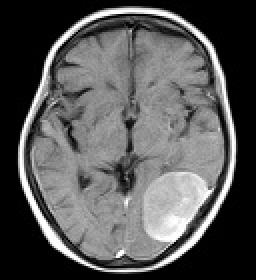
#> input picture tst2.jpg, 128 x 140 px (shown 2 times larger)
$ python 'Firefly Contrast Adjustment.py'
#> lines starting #> are read from the running program, lines starting #| are printed output that depends on the picture; long printed decimals are rounded
import numpy as np
import matplotlib.pyplot as plt
from skimage import io, img_as_float, exposure

class FireflyAlgorithm:
    def __init__(self, n_fireflies=10, max_iter=50, alpha=0.2, beta=1, gamma=1):
        self.n_fireflies = n_fireflies
        self.max_iter = max_iter
        self.alpha = alpha  # Mutation Coefficient
        self.beta = beta  # Attraction Coefficient Base Value
        self.gamma = gamma  # Light Absorption Coefficient

    def optimize(self, initial_params, objective_function):
        # Initialize fireflies randomly
        fireflies = np.random.uniform(low=0.5, high=2.0, size=(self.n_fireflies, len(initial_params)))
        intensities = np.array([objective_function(f) for f in fireflies])

        for t in range(self.max_iter):
            print(f"Iteration {t + 1}/{self.max_iter}: Best Cost = {intensities.min()}")
            for i in range(self.n_fireflies):
                for j in range(self.n_fireflies):
                    if intensities[j] < intensities[i]:
                        distance = np.linalg.norm(fireflies[i] - fireflies[j])
                        beta_attraction = self.beta * np.exp(-self.gamma * (distance ** 2))
                        mutation = self.alpha * (np.random.uniform(-0.1, 0.1, len(initial_params)))

                        fireflies[i] += beta_attraction * (fireflies[j] - fireflies[i]) + mutation
                        fireflies[i] = np.clip(fireflies[i], 0.5, 2.0)  # Clip to reasonable parameter range

                        intensities[i] = objective_function(fireflies[i])

            self.alpha *= 0.98  # Damping mutation coefficient

        best_firefly_idx = np.argmin(intensities)
        return fireflies[best_firefly_idx]

# Objective function for contrast adjustment
def objective_function(params):
    gamma, gain = params
    adjusted = exposure.adjust_gamma(test_image, gamma=gamma, gain=gain)
    return -np.var(adjusted)  # Maximize variance for better contrast

# Main function to apply Firefly Algorithm for image contrast enhancement
def enhance_contrast_with_firefly(image_path, n_fireflies=10, max_iter=100, alpha=0.2, beta=1, gamma=1):
    # Load the image
#> called with image_path = 'tst2.jpg', n_fireflies = 10, max_iter = 100, alpha = 0.2, beta = 1, gamma = 1
    image = img_as_float(io.imread(image_path))
#> image: shape (140, 128, 3) float64; min 0, max 1, mean 0.343
    if len(image.shape) == 3:  # Convert to grayscale if it's a color image
        image = np.mean(image, axis=2)
#> image: shape (140, 128) float64

    global test_image  # Set the test image globally for the objective function
    test_image = image

    # Initialize Firefly Algorithm
    fa = FireflyAlgorithm(n_fireflies=n_fireflies, max_iter=max_iter, alpha=alpha, beta=beta, gamma=gamma)

    # Optimize parameters for gamma adjustment
    initial_params = [1.0, 1.0]  # Initial gamma and gain
    best_params = fa.optimize(initial_params, objective_function)
#> in objective_function, `adjusted = exposure.adjust_gamma(test_image, gamma=gamma, gain=gain)`:
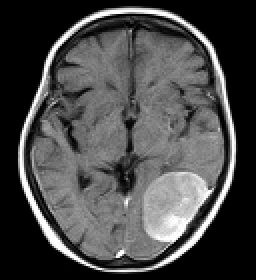
#> adjusted: shape (140, 128) float64 (shown 2 times larger); min 0, max 1.57, mean 0.455; drawn with min black and max white
#> in objective_function (call 5), `gamma, gain = params`: gamma = 1.95; gain = 1.08
#> in objective_function (call 5), `adjusted = exposure.adjust_gamma(test_image, gamma=gamma, gain=gain)`:
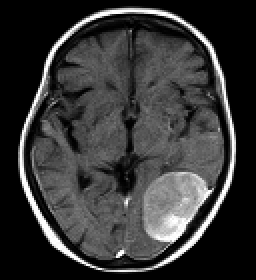
#> adjusted: shape (140, 128) float64 (shown 2 times larger); min 0, max 1.08, mean 0.232; drawn with min black and max white
#> in objective_function (call 8), `gamma, gain = params`: gamma = 0.607; gain = 0.631
#> in objective_function (call 8), `adjusted = exposure.adjust_gamma(test_image, gamma=gamma, gain=gain)`:
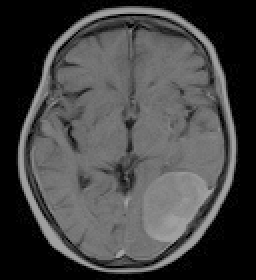
#> adjusted: shape (140, 128) float64 (shown 2 times larger); min 0, max 0.631, mean 0.272
#> in objective_function (call 9), `gamma, gain = params`: gamma = 0.53; gain = 1.75
#> in objective_function (call 9), `adjusted = exposure.adjust_gamma(test_image, gamma=gamma, gain=gain)`:
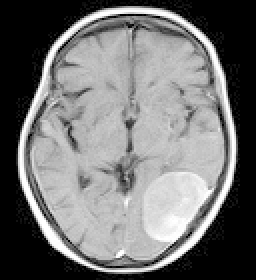
#> adjusted: shape (140, 128) float64 (shown 2 times larger); min 0, max 1.75, mean 0.792; drawn with min black and max white
#> in optimize, `intensities = np.array([objective_function(f) for f in fireflies])`: intensities = [-0.194, -0.131, -0.186, -0.289, -0.0702, -0.112, -0.276, -0.0477, -0.387, -0.219]
#> the loop in optimize, `for t in range(self.max_iter):` made 100 passes
#> self.alpha on passes 8 to 19: 0.17, 0.167, 0.163, 0.16, 0.157, 0.154, 0.151, 0.148, 0.145, 0.142, 0.139, 0.136
#> self.alpha on passes 1 to 6: 0.196, 0.192, 0.188, 0.184, 0.181, 0.177
#| Iteration 1/100: Best Cost = -0.3873
#| Iteration 2/100: Best Cost = -0.4059
#| Iteration 3/100: Best Cost = -0.4384
#| Iteration 4/100: Best Cost = -0.4654
#| Iteration 5/100: Best Cost = -0.4998
#| Iteration 6/100: Best Cost = -0.5165
#| Iteration 7/100: Best Cost = -0.5178
#| Iteration 8/100: Best Cost = -0.5178
#> (further printed lines are left out)
#> pass 1, in objective_function (call 12), `adjusted = exposure.adjust_gamma(test_image, gamma=gamma, gain=gain)`:
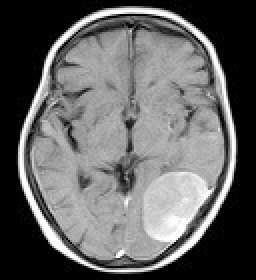
#> adjusted: shape (140, 128) float64 (shown 2 times larger); min 0, max 1.79, mean 0.7; drawn with min black and max white
#> after the loop in optimize, `for t in range(self.max_iter):`: fireflies = [[0.5, 2], [0.5, 2], [0.5, 2], [0.5, 2], [0.5, 2], [0.5, 2], [0.5, 2], [0.5, 2], [0.5, 2], [0.5, 2]]; intensities = [-0.518, -0.518, -0.518, -0.518, -0.518, -0.518, -0.518, -0.518, -0.518, -0.518]; self.alpha = 0.0265
#> in optimize, `best_firefly_idx = np.argmin(intensities)`: best_firefly_idx = 0
#> best_params = [0.5, 2]
    optimized_gamma, optimized_gain = best_params
#> optimized_gamma = 0.5; optimized_gain = 2

    # Apply optimized gamma correction
    enhanced_image = exposure.adjust_gamma(image, gamma=optimized_gamma, gain=optimized_gain)

    # Display results
    plt.figure(figsize=(12, 6))
    plt.subplot(1, 2, 1)
    plt.imshow(image, cmap='gray')
    plt.title('Original Image')
    plt.axis('off')

    plt.subplot(1, 2, 2)
    plt.imshow(enhanced_image, cmap='gray')
    plt.title(f'Enhanced Image (Gamma={optimized_gamma:.2f}, Gain={optimized_gain:.2f})')
    plt.axis('off')

    plt.show()

    return enhanced_image

# Example usage
if __name__ == "__main__":
    image_path = 'tst2.jpg'  # Replace with your image path
    enhanced_image = enhance_contrast_with_firefly(image_path)

$ run again, with Veg.jpg copied over tst2.jpg
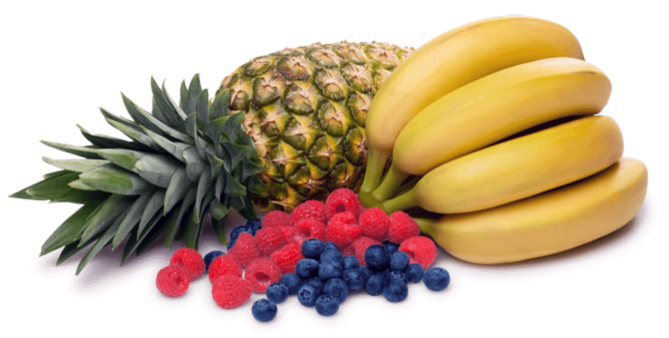
#> input picture Veg.jpg, 669 x 338 px
#> gamma = 0.607; gain = 0.631
#> in objective_function (call 8), `adjusted = exposure.adjust_gamma(test_image, gamma=gamma, gain=gain)`:
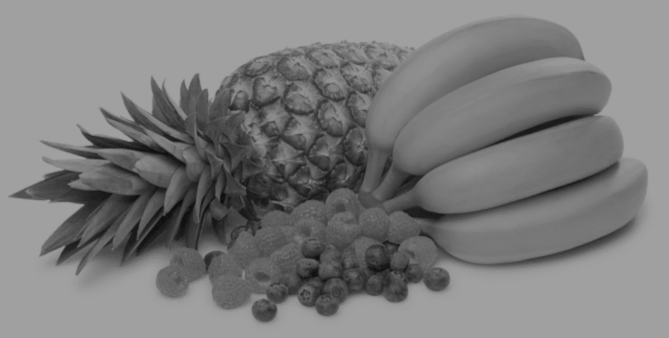
#> adjusted: shape (338, 669) float64; min 0.0454, max 0.631, mean 0.49
#> gamma = 0.53; gain = 1.75
#> in objective_function (call 9), `adjusted = exposure.adjust_gamma(test_image, gamma=gamma, gain=gain)`:
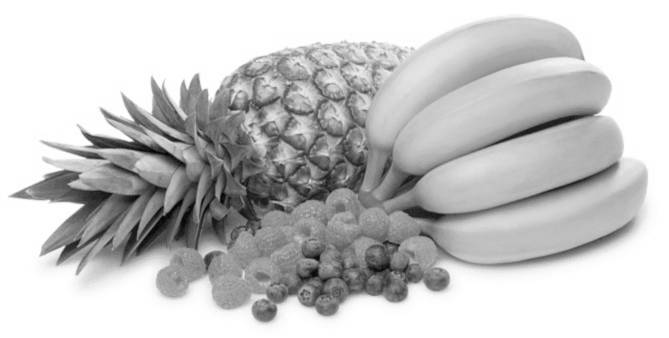
#> adjusted: shape (338, 669) float64; min 0.175, max 1.75, mean 1.39; drawn with min black and max white
#> intensities = [-0.289, -0.211, -0.223, -0.355, -0.173, -0.23, -0.423, -0.0219, -0.143, -0.445]
#> the loop in optimize, `for t in range(self.max_iter):` made 100 passes
#> self.alpha on passes 1 to 8: 0.196, 0.192, 0.188, 0.184, 0.181, 0.177, 0.174, 0.17
#> (printed output is left out)
